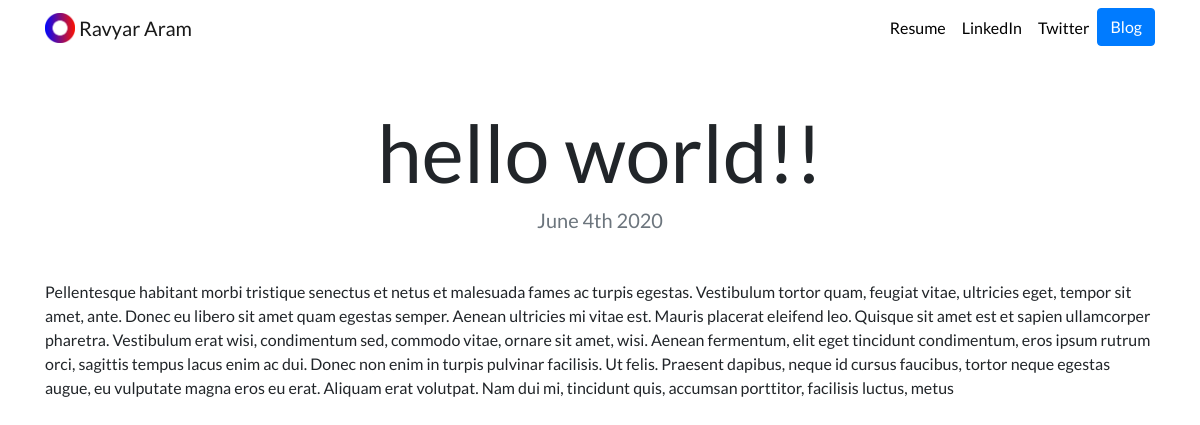
The page /blog/1 on the database its author committed.
### blog/models.py (models this page shows)
class Blog(models.Model):
    title = models.CharField(max_length=100)
    description = models.TextField()
    date = models.DateField()

### blog/views.py (the view)
# urls.py: path('<int:blog_id>', views.detail, name='detail'),
def detail(request, blog_id):
    blog = get_object_or_404(Blog, pk=blog_id)
    return render(request, 'blog/detail.html', {'blog': blog})

### blog/templates/blog/detail.html
{% extends "portfolio/base.html" %}
{% load static %}
{% block content %}
<h1 class="text-center mt-5" id="blogdetailtitle">{{ blog.title }}</h1>
<h5 class="text-center text-muted mb-5">{{ blog.date|date:'F jS Y' }}</h5>
{{ blog.description|safe }}
{% endblock %}

### portfolio/static/portfolio/custom.css (style rules this page uses)
body { font-family: 'Lato', sans-serif; }
@media (min-width: 992px) { #blogdetailtitle { font-size: 5rem; } }

### rows shown on the page
Blog: title "hello world!!", date "June 4th 2020", description "Pellentesque habitant morbi tristique senectus et netus et malesuada fames ac turpis egestas. Vestibulum tortor quam, feugiat vitae, ultricies eget, tempor sit amet, ante. Donec eu libero sit amet quam egestas semper. Aenean ultricies mi vitae est. Mauris placerat eleifend leo. Quisque sit amet est et sapien ullamcorper pharetra. Vestibulum erat wisi, condimentum sed, commodo vitae, ornare sit amet, wisi. Aenean fermentum, elit eget tincidunt condimentum, eros ipsum rutrum orci, sagittis tempus lacus enim ac dui. Donec non enim in turpis pulvinar facilisis. Ut felis. Praesent dapibus, neque id cursus faucibus, tortor neque egestas augue, eu vulputate magna eros eu erat. Aliquam erat…"
